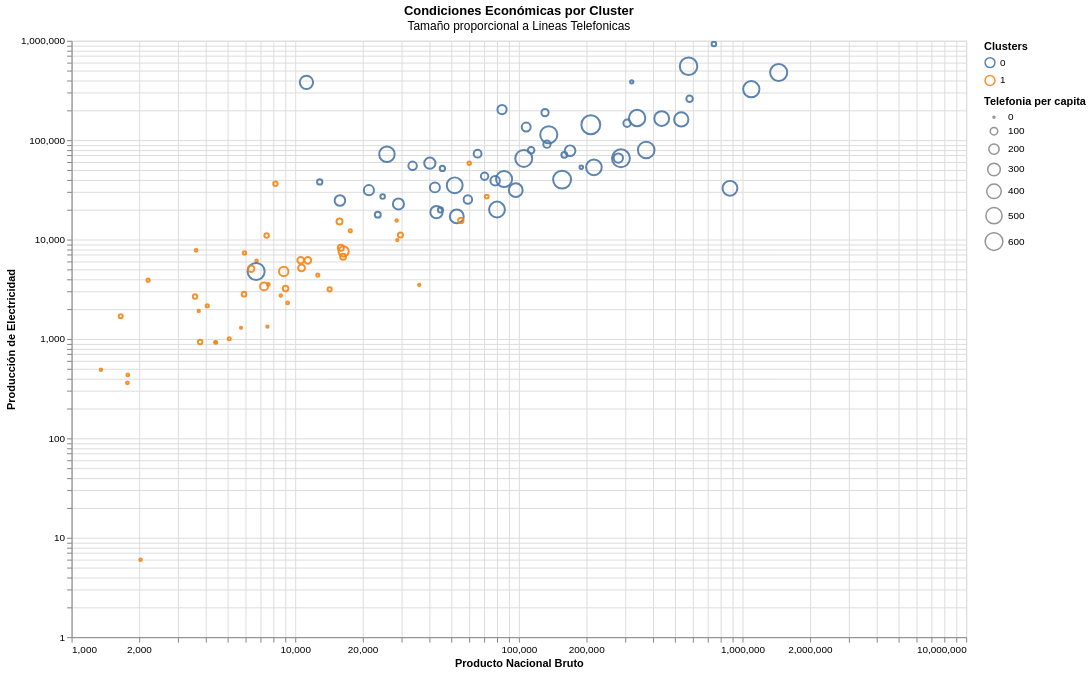

Notebook cell for this chart:
### Code cell
def plot_econ (df,cluster):

  cls = cluster+':N'
  #Search_Box
  search_box = alt.param(
      value='',
      bind=alt.binding(input='search', placeholder="Pais", name='Buscar ')
  )
  search_matches = alt.expr.test(alt.expr.regexp(search_box, "i"), alt.datum.Pais)
  opacity = (
      alt.when(search_matches)
      .then(alt.value(0.9))
      .otherwise(alt.value(0.2))
  )
  chart = alt.Chart(df).mark_point().encode(
      x=alt.X('PNB:Q', title='Producto Nacional Bruto',scale=alt.Scale(type='log', base=10)),
      y=alt.Y('Luz:Q', title='Producción de Electricidad',scale=alt.Scale(type='log', base=10)),
      size=alt.Size('Telefonia:Q', title="Telefonia per capita"),
      color=alt.Color(cls, legend=alt.Legend(title="Clusters")),
      opacity=opacity,
      tooltip=['Pais','Tasa','Mortalidad', 'Mujeres','Agua','Bosques','Deforestacion','Energia','CO2']
  ).properties(
      width=900,
      height=600,
      title={
        "text": 'Condiciones Económicas por Cluster',
        "subtitle": 'Tamaño proporcional a Lineas Telefonicas '
      }
  ).add_params(
      search_box
  ).interactive()

  return chart.show()

plot_econ(df, 'Kmeans')

### Figure 1 — Vega-Lite specification as saved in the notebook (floating-point values rounded to 4 significant figures)
{"config": {"view": {"continuousWidth": 300, "continuousHeight": 300}}, "data": {"name": "data-a7391ea73116aedfbb3d8dbe4f2b0b8d"}, "mark": {"type": "point"}, "encoding": {"color": {"field": "Kmeans", "legend": {"title": "Clusters"}, "type": "nominal"}, "opacity": {"condition": [{"test": "test(regexp(param_9,'i'),datum.Pais)", "value": 0.9}], "value": 0.2}, "size": {"field": "Telefonia", "title": "Telefonia per capita", "type": "quantitative"}, "tooltip": [{"field": "Pais", "type": "nominal"}, {"field": "Tasa", "type": "quantitative"}, {"field": "Mortalidad", "type": "quantitative"}, {"field": "Mujeres", "type": "quantitative"}, {"field": "Agua", "type": "quantitative"}, {"field": "Bosques", "type": "quantitative"}, {"field": "Deforestacion", "type": "quantitative"}, {"field": "Energia", "type": "quantitative"}, {"field": "CO2", "type": "quantitative"}], "x": {"field": "PNB", "scale": {"base": 10, "type": "log"}, "title": "Producto Nacional Bruto", "type": "quantitative"}, "y": {"field": "Luz", "scale": {"base": 10, "type": "log"}, "title": "Producción de Electricidad", "type": "quantitative"}}, "height": 600, "params": [{"name": "param_9", "bind": {"input": "search", "name": "Buscar ", "placeholder": "Pais"}, "value": ""}, {"name": "param_10", "select": {"type": "interval", "encodings": ["x", "y"]}, "bind": "scales"}], "title": {"text": "Condiciones Económicas por Cluster", "subtitle": "Tamaño proporcional a Lineas Telefonicas "}, "width": 900, "$schema": "https://vega.github.io/schema/vega-lite/v5.20.1.json", "datasets": {"data-a7391ea73116aedfbb3d8dbe4f2b0b8d": [{"Pais": "Albania       ", "Tasa": 1.0, "Mortalidad": 30, "Mujeres": 41, "PNB": 2199, "Luz": 3903, "Telefonia": 12, "Agua": 94, "Bosques": 53, "Deforestacion": 0.0, "Energia": 341, "CO2": 1.2, "Kmeans": 1}, {"Pais": "Angola        ", "Tasa": 3.0, "Mortalidad": 124, "Mujeres": 46, "PNB": 4422, "Luz": 922, "Telefonia": 6, "Agua": 57, "Bosques": 19, "Deforestacion": 0.7, "Energia": 89, "CO2": 0.5, "Kmeans": 1}, {"Pais": "Arabia Saudi  ", "Tasa": 4.3, "Mortalidad": 21, "Mujeres": 13, "PNB": 133540, "Luz": 91019, "Telefonia": 96, "Agua": 497, "Bosques": 1, "Deforestacion": 0.0, "Energia": 4566, "CO2": 13.1, "Kmeans": 0}, {"Pais": "Argelia       ", "Tasa": 2.5, "Mortalidad": 34, "Mujeres": 24, "PNB": 44609, "Luz": 19883, "Telefonia": 42, "Agua": 180, "Bosques": 2, "Deforestacion": 0.8, "Energia": 906, "CO2": 3.0, "Kmeans": 0}, {"Pais": "Argentina     ", "Tasa": 1.3, "Mortalidad": 22, "Mujeres": 31, "PNB": 278431, "Luz": 65962, "Telefonia": 160, "Agua": 1043, "Bosques": 22, "Deforestacion": 0.1, "Energia": 1504, "CO2": 3.5, "Kmeans": 0}, {"Pais": "Australia     ", "Tasa": 1.4, "Mortalidad": 6, "Mujeres": 43, "PNB": 337909, "Luz": 167155, "Telefonia": 510, "Agua": 933, "Bosques": 19, "Deforestacion": 0.0, "Energia": 5341, "CO2": 15.3, "Kmeans": 0}, {"Pais": "Austria       ", "Tasa": 0.6, "Mortalidad": 6, "Mujeres": 41, "PNB": 216547, "Luz": 53259, "Telefonia": 465, "Agua": 304, "Bosques": 47, "Deforestacion": 0.4, "Energia": 3301, "CO2": 7.2, "Kmeans": 0}, {"Pais": "Bangladesh    ", "Tasa": 2.0, "Mortalidad": 79, "Mujeres": 42, "PNB": 28599, "Luz": 9891, "Telefonia": 2, "Agua": 220, "Bosques": 6, "Deforestacion": 4.1, "Energia": 64, "CO2": 0.2, "Kmeans": 1}, {"Pais": "Bélgica       ", "Tasa": 0.3, "Mortalidad": 8, "Mujeres": 40, "PNB": 25710, "Luz": 72236, "Telefonia": 457, "Agua": 917, "Bosques": 20, "Deforestacion": 0.3, "Energia": 5120, "CO2": 10.1, "Kmeans": 0}, {"Pais": "Benin         ", "Tasa": 3.0, "Mortalidad": 95, "Mujeres": 48, "PNB": 2034, "Luz": 6, "Telefonia": 5, "Agua": 26, "Bosques": 45, "Deforestacion": 1.3, "Energia": 20, "CO2": 0.1, "Kmeans": 1}, {"Pais": "Bielorrusia   ", "Tasa": 0.4, "Mortalidad": 13, "Mujeres": 49, "PNB": 21356, "Luz": 31397, "Telefonia": 190, "Agua": 295, "Bosques": 31, "Deforestacion": 0.5, "Energia": 2392, "CO2": 9.9, "Kmeans": 0}, {"Pais": "Bolivia       ", "Tasa": 2.3, "Mortalidad": 69, "Mujeres": 37, "PNB": 5905, "Luz": 2824, "Telefonia": 35, "Agua": 201, "Bosques": 45, "Deforestacion": 1.2, "Energia": 373, "CO2": 1.0, "Kmeans": 1}, {"Pais": "Brasil        ", "Tasa": 1.6, "Mortalidad": 44, "Mujeres": 35, "PNB": 579787, "Luz": 260682, "Telefonia": 75, "Agua": 246, "Bosques": 66, "Deforestacion": 0.6, "Energia": 718, "CO2": 1.4, "Kmeans": 0}, {"Pais": "Bulgaria      ", "Tasa": 0.6, "Mortalidad": 15, "Mujeres": 48, "PNB": 11225, "Luz": 381333, "Telefonia": 335, "Agua": 1544, "Bosques": 33, "Deforestacion": 0.2, "Energia": 2438, "CO2": 6.4, "Kmeans": 0}, {"Pais": "Camerún       ", "Tasa": 2.9, "Mortalidad": 56, "Mujeres": 38, "PNB": 8615, "Luz": 2740, "Telefonia": 4, "Agua": 38, "Bosques": 44, "Deforestacion": 0.6, "Energia": 103, "CO2": 0.2, "Kmeans": 1}, {"Pais": "Canadá        ", "Tasa": 1.3, "Mortalidad": 6, "Mujeres": 45, "PNB": 573695, "Luz": 554227, "Telefonia": 590, "Agua": 14602, "Bosques": 49, "Deforestacion": 1.1, "Energia": 7854, "CO2": 14.4, "Kmeans": 0}, {"Pais": "Colombia      ", "Tasa": 1.8, "Mortalidad": 26, "Mujeres": 37, "PNB": 70263, "Luz": 43354, "Telefonia": 100, "Agua": 174, "Bosques": 52, "Deforestacion": 0.7, "Energia": 622, "CO2": 1.8, "Kmeans": 0}, {"Pais": "Congo         ", "Tasa": 3.1, "Mortalidad": 90, "Mujeres": 43, "PNB": 1784, "Luz": 435, "Telefonia": 8, "Agua": 20, "Bosques": 58, "Deforestacion": 0.2, "Energia": 331, "CO2": 1.6, "Kmeans": 1}, {"Pais": "Corea del Nor ", "Tasa": 1.8, "Mortalidad": 26, "Mujeres": 45, "PNB": 12870, "Luz": 38000, "Telefonia": 47, "Agua": 687, "Bosques": 74, "Deforestacion": 0.0, "Energia": 1129, "CO2": 11.2, "Kmeans": 0}, {"Pais": "Corea del Sur ", "Tasa": 0.9, "Mortalidad": 10, "Mujeres": 40, "PNB": 435137, "Luz": 164993, "Telefonia": 415, "Agua": 632, "Bosques": 66, "Deforestacion": 0.1, "Energia": 2982, "CO2": 6.6, "Kmeans": 0}, {"Pais": "Costa de Marf ", "Tasa": 3.4, "Mortalidad": 86, "Mujeres": 33, "PNB": 9248, "Luz": 2305, "Telefonia": 8, "Agua": 66, "Bosques": 34, "Deforestacion": 1.0, "Energia": 103, "CO2": 0.5, "Kmeans": 1}, {"Pais": "Costa Rica    ", "Tasa": 2.5, "Mortalidad": 13, "Mujeres": 30, "PNB": 8884, "Luz": 4772, "Telefonia": 164, "Agua": 780, "Bosques": 28, "Deforestacion": 3.0, "Energia": 558, "CO2": 1.2, "Kmeans": 1}, {"Pais": "Cuba          ", "Tasa": 0.9, "Mortalidad": 9, "Mujeres": 38, "PNB": 7450, "Luz": 10982, "Telefonia": 32, "Agua": 870, "Bosques": 16, "Deforestacion": 1.0, "Energia": 923, "CO2": 2.6, "Kmeans": 1}, {"Pais": "Chile         ", "Tasa": 1.6, "Mortalidad": 12, "Mujeres": 32, "PNB": 59151, "Luz": 25276, "Telefonia": 132, "Agua": 1626, "Bosques": 12, "Deforestacion": 0.1, "Energia": 1012, "CO2": 2.6, "Kmeans": 0}, {"Pais": "China         ", "Tasa": 1.36, "Mortalidad": 34, "Mujeres": 45, "PNB": 744890, "Luz": 928083, "Telefonia": 34, "Agua": 461, "Bosques": 13, "Deforestacion": 0.7, "Energia": 664, "CO2": 2.3, "Kmeans": 0}, {"Pais": "Dinamarca     ", "Tasa": 0.2, "Mortalidad": 6, "Mujeres": 46, "PNB": 156027, "Luz": 40097, "Telefonia": 613, "Agua": 233, "Bosques": 12, "Deforestacion": 0.0, "Energia": 3977, "CO2": 10.4, "Kmeans": 0}, {"Pais": "R. Dominicana ", "Tasa": 2.0, "Mortalidad": 37, "Mujeres": 29, "PNB": 11390, "Luz": 6182, "Telefonia": 79, "Agua": 446, "Bosques": 22, "Deforestacion": 2.9, "Energia": 337, "CO2": 1.4, "Kmeans": 1}, {"Pais": "Ecuador       ", "Tasa": 2.3, "Mortalidad": 36, "Mujeres": 26, "PNB": 15997, "Luz": 8256, "Telefonia": 61, "Agua": 581, "Bosques": 43, "Deforestacion": 1.8, "Energia": 565, "CO2": 1.8, "Kmeans": 1}, {"Pais": "Egipto        ", "Tasa": 2.2, "Mortalidad": 56, "Mujeres": 29, "PNB": 45507, "Luz": 51947, "Telefonia": 46, "Agua": 956, "Bosques": 0, "Deforestacion": 0.0, "Energia": 600, "CO2": 1.5, "Kmeans": 0}, {"Pais": "El Salvador   ", "Tasa": 1.8, "Mortalidad": 36, "Mujeres": 34, "PNB": 9057, "Luz": 3211, "Telefonia": 53, "Agua": 245, "Bosques": 6, "Deforestacion": 2.3, "Energia": 370, "CO2": 0.7, "Kmeans": 1}, {"Pais": "E. Arabes Uni ", "Tasa": 5.8, "Mortalidad": 16, "Mujeres": 13, "PNB": 42806, "Luz": 18870, "Telefonia": 283, "Agua": 884, "Bosques": 0, "Deforestacion": 0.0, "Energia": 10531, "CO2": 33.9, "Kmeans": 0}, {"Pais": "Eslovaquia    ", "Tasa": 0.3, "Mortalidad": 11, "Mujeres": 48, "PNB": 15848, "Luz": 24740, "Telefonia": 208, "Agua": 337, "Bosques": 38, "Deforestacion": 0.1, "Energia": 3243, "CO2": 7.0, "Kmeans": 0}, {"Pais": "España        ", "Tasa": 0.2, "Mortalidad": 7, "Mujeres": 36, "PNB": 532347, "Luz": 161654, "Telefonia": 385, "Agua": 781, "Bosques": 51, "Deforestacion": 0.0, "Energia": 2458, "CO2": 5.7, "Kmeans": 0}, {"Pais": "Etiopia       ", "Tasa": 2.6, "Mortalidad": 112, "Mujeres": 41, "PNB": 5722, "Luz": 1293, "Telefonia": 2, "Agua": 51, "Bosques": 13, "Deforestacion": 0.3, "Energia": 22, "CO2": 0.1, "Kmeans": 1}, {"Pais": "Filipinas     ", "Tasa": 2.3, "Mortalidad": 39, "Mujeres": 37, "PNB": 71865, "Luz": 27062, "Telefonia": 21, "Agua": 686, "Bosques": 26, "Deforestacion": 36.1, "Energia": 316, "CO2": 0.8, "Kmeans": 1}, {"Pais": "Finlandia     ", "Tasa": 0.4, "Mortalidad": 5, "Mujeres": 48, "PNB": 105174, "Luz": 65546, "Telefonia": 550, "Agua": 440, "Bosques": 77, "Deforestacion": 0.0, "Energia": 5997, "CO2": 8.2, "Kmeans": 0}, {"Pais": "Francia       ", "Tasa": 0.5, "Mortalidad": 6, "Mujeres": 44, "PNB": 1451051, "Luz": 479200, "Telefonia": 558, "Agua": 665, "Bosques": 25, "Deforestacion": -0.1, "Energia": 4042, "CO2": 6.3, "Kmeans": 0}, {"Pais": "Gabón         ", "Tasa": 2.9, "Mortalidad": 89, "Mujeres": 44, "PNB": 3759, "Luz": 933, "Telefonia": 30, "Agua": 57, "Bosques": 71, "Deforestacion": 0.6, "Energia": 652, "CO2": 5.5, "Kmeans": 1}, {"Pais": "Ghana         ", "Tasa": 3.0, "Mortalidad": 73, "Mujeres": 51, "PNB": 6719, "Luz": 6115, "Telefonia": 4, "Agua": 35, "Bosques": 42, "Deforestacion": 1.4, "Energia": 93, "CO2": 0.2, "Kmeans": 1}, {"Pais": "Grecia        ", "Tasa": 0.5, "Mortalidad": 8, "Mujeres": 36, "PNB": 85885, "Luz": 40623, "Telefonia": 493, "Agua": 523, "Bosques": 47, "Deforestacion": 0.0, "Energia": 2260, "CO2": 7.2, "Kmeans": 0}, {"Pais": "Guatamela     ", "Tasa": 2.9, "Mortalidad": 44, "Mujeres": 26, "PNB": 14255, "Luz": 3161, "Telefonia": 27, "Agua": 139, "Bosques": 39, "Deforestacion": 1.8, "Energia": 210, "CO2": 0.6, "Kmeans": 1}, {"Pais": "Haití         ", "Tasa": 2.0, "Mortalidad": 72, "Mujeres": 43, "PNB": 1777, "Luz": 362, "Telefonia": 8, "Agua": 7, "Bosques": 1, "Deforestacion": 5.1, "Energia": 29, "CO2": 0.1, "Kmeans": 1}, {"Pais": "Países Bajos  ", "Tasa": 0.6, "Mortalidad": 6, "Mujeres": 40, "PNB": 371039, "Luz": 79647, "Telefonia": 525, "Agua": 518, "Bosques": 10, "Deforestacion": 0.3, "Energia": 4580, "CO2": 9.2, "Kmeans": 0}, {"Pais": "Honduras      ", "Tasa": 3.0, "Mortalidad": 45, "Mujeres": 30, "PNB": 3566, "Luz": 2672, "Telefonia": 29, "Agua": 294, "Bosques": 41, "Deforestacion": 2.2, "Energia": 204, "CO2": 0.6, "Kmeans": 1}, {"Pais": "Hungría       ", "Tasa": -0.3, "Mortalidad": 11, "Mujeres": 44, "PNB": 42129, "Luz": 33486, "Telefonia": 185, "Agua": 661, "Bosques": 18, "Deforestacion": -0.5, "Energia": 2383, "CO2": 5.8, "Kmeans": 0}, {"Pais": "India         ", "Tasa": 1.9, "Mortalidad": 68, "Mujeres": 32, "PNB": 319660, "Luz": 386500, "Telefonia": 13, "Agua": 612, "Bosques": 17, "Deforestacion": 0.6, "Energia": 248, "CO2": 0.9, "Kmeans": 0}, {"Pais": "Indonesia     ", "Tasa": 1.7, "Mortalidad": 51, "Mujeres": 40, "PNB": 190105, "Luz": 53414, "Telefonia": 17, "Agua": 96, "Bosques": 60, "Deforestacion": 1.1, "Energia": 366, "CO2": 1.0, "Kmeans": 0}, {"Pais": "Irak          ", "Tasa": 2.7, "Mortalidad": 108, "Mujeres": 18, "PNB": 24600, "Luz": 27060, "Telefonia": 33, "Agua": 4575, "Bosques": 4, "Deforestacion": 0.1, "Energia": 1213, "CO2": 3.4, "Kmeans": 0}, {"Pais": "Irán          ", "Tasa": 3.2, "Mortalidad": 45, "Mujeres": 24, "PNB": 113400, "Luz": 79128, "Telefonia": 79, "Agua": 1362, "Bosques": 11, "Deforestacion": 0.0, "Energia": 1505, "CO2": 4.0, "Kmeans": 0}, {"Pais": "Irlanda       ", "Tasa": 0.1, "Mortalidad": 6, "Mujeres": 33, "PNB": 52765, "Luz": 17105, "Telefonia": 365, "Agua": 233, "Bosques": 6, "Deforestacion": 1.2, "Energia": 3137, "CO2": 8.7, "Kmeans": 0}, {"Pais": "Islandia      ", "Tasa": 1.1, "Mortalidad": 4, "Mujeres": 44, "PNB": 6686, "Luz": 4780, "Telefonia": 555, "Agua": 636, "Bosques": 1, "Deforestacion": 0.0, "Energia": 7932, "CO2": 6.8, "Kmeans": 0}, {"Pais": "Israel        ", "Tasa": 2.7, "Mortalidad": 8, "Mujeres": 40, "PNB": 878775, "Luz": 32781, "Telefonia": 418, "Agua": 408, "Bosques": 6, "Deforestacion": 0.3, "Energia": 2717, "CO2": 8.1, "Kmeans": 0}, {"Pais": "Jordania      ", "Tasa": 4.7, "Mortalidad": 31, "Mujeres": 21, "PNB": 6354, "Luz": 5076, "Telefonia": 73, "Agua": 173, "Bosques": 1, "Deforestacion": 1.0, "Energia": 1067, "CO2": 3.0, "Kmeans": 1}, {"Pais": "Kenia         ", "Tasa": 2.9, "Mortalidad": 58, "Mujeres": 46, "PNB": 7583, "Luz": 3539, "Telefonia": 9, "Agua": 87, "Bosques": 2, "Deforestacion": 0.6, "Energia": 110, "CO2": 0.2, "Kmeans": 1}, {"Pais": "Kuwait        ", "Tasa": 0.15, "Mortalidad": 11, "Mujeres": 28, "PNB": 28941, "Luz": 22798, "Telefonia": 230, "Agua": 525, "Bosques": 0, "Deforestacion": 0.0, "Energia": 8622, "CO2": 11.2, "Kmeans": 0}, {"Pais": "Líbano        ", "Tasa": 2.3, "Mortalidad": 32, "Mujeres": 28, "PNB": 10673, "Luz": 5184, "Telefonia": 82, "Agua": 271, "Bosques": 8, "Deforestacion": 0.6, "Energia": 964, "CO2": 2.9, "Kmeans": 1}, {"Pais": "Libia         ", "Tasa": 3.6, "Mortalidad": 61, "Mujeres": 21, "PNB": 23400, "Luz": 17800, "Telefonia": 59, "Agua": 880, "Bosques": 0, "Deforestacion": 1.4, "Energia": 2499, "CO2": 8.1, "Kmeans": 0}, {"Pais": "Malasia       ", "Tasa": 2.5, "Mortalidad": 12, "Mujeres": 37, "PNB": 78321, "Luz": 39093, "Telefonia": 166, "Agua": 768, "Bosques": 54, "Deforestacion": 2.1, "Energia": 1699, "CO2": 3.8, "Kmeans": 0}, {"Pais": "Marruecos     ", "Tasa": 2.0, "Mortalidad": 55, "Mujeres": 35, "PNB": 29545, "Luz": 11100, "Telefonia": 43, "Agua": 427, "Bosques": 20, "Deforestacion": 1.4, "Energia": 327, "CO2": 1.1, "Kmeans": 1}, {"Pais": "México        ", "Tasa": 2.1, "Mortalidad": 33, "Mujeres": 31, "PNB": 304596, "Luz": 147926, "Telefonia": 96, "Agua": 899, "Bosques": 25, "Deforestacion": 1.3, "Energia": 1561, "CO2": 3.8, "Kmeans": 0}, {"Pais": "Mozambique    ", "Tasa": 1.8, "Mortalidad": 113, "Mujeres": 48, "PNB": 1353, "Luz": 490, "Telefonia": 3, "Agua": 55, "Bosques": 22, "Deforestacion": 0.8, "Energia": 40, "CO2": 0.1, "Kmeans": 1}, {"Pais": "Birmania      ", "Tasa": 1.8, "Mortalidad": 83, "Mujeres": 43, "PNB": 35840, "Luz": 3500, "Telefonia": 3, "Agua": 101, "Bosques": 44, "Deforestacion": 1.3, "Energia": 49, "CO2": 0.1, "Kmeans": 1}, {"Pais": "Nepal         ", "Tasa": 2.5, "Mortalidad": 91, "Mujeres": 40, "PNB": 4391, "Luz": 927, "Telefonia": 4, "Agua": 150, "Bosques": 37, "Deforestacion": 1.0, "Energia": 28, "CO2": 0.1, "Kmeans": 1}, {"Pais": "Nicaragua     ", "Tasa": 3.1, "Mortalidad": 46, "Mujeres": 36, "PNB": 1659, "Luz": 1688, "Telefonia": 23, "Agua": 367, "Bosques": 50, "Deforestacion": 1.9, "Energia": 300, "CO2": 0.6, "Kmeans": 1}, {"Pais": "Nigeria       ", "Tasa": 2.9, "Mortalidad": 80, "Mujeres": 36, "PNB": 28411, "Luz": 15530, "Telefonia": 4, "Agua": 41, "Bosques": 17, "Deforestacion": 0.7, "Energia": 162, "CO2": 0.9, "Kmeans": 1}, {"Pais": "Noruega       ", "Tasa": 0.5, "Mortalidad": 5, "Mujeres": 46, "PNB": 136077, "Luz": 113488, "Telefonia": 556, "Agua": 488, "Bosques": 31, "Deforestacion": 1.4, "Energia": 5318, "CO2": 14.1, "Kmeans": 0}, {"Pais": "Nueva Zelanda ", "Tasa": 1.0, "Mortalidad": 7, "Mujeres": 44, "PNB": 51655, "Luz": 35135, "Telefonia": 479, "Agua": 589, "Bosques": 28, "Deforestacion": 0.0, "Energia": 4245, "CO2": 7.6, "Kmeans": 0}, {"Pais": "Omán          ", "Tasa": 4.5, "Mortalidad": 18, "Mujeres": 15, "PNB": 10578, "Luz": 6187, "Telefonia": 77, "Agua": 564, "Bosques": 19, "Deforestacion": 0.0, "Energia": 2392, "CO2": 5.3, "Kmeans": 1}, {"Pais": "Pakistán      ", "Tasa": 3.0, "Mortalidad": 90, "Mujeres": 26, "PNB": 59991, "Luz": 58529, "Telefonia": 16, "Agua": 2053, "Bosques": 2, "Deforestacion": 3.5, "Energia": 254, "CO2": 0.6, "Kmeans": 1}, {"Pais": "Panamá        ", "Tasa": 1.9, "Mortalidad": 23, "Mujeres": 34, "PNB": 7253, "Luz": 3380, "Telefonia": 114, "Agua": 754, "Bosques": 42, "Deforestacion": 1.9, "Energia": 618, "CO2": 1.7, "Kmeans": 1}, {"Pais": "Paraguay      ", "Tasa": 2.7, "Mortalidad": 41, "Mujeres": 29, "PNB": 8158, "Luz": 36415, "Telefonia": 31, "Agua": 109, "Bosques": 32, "Deforestacion": 2.8, "Energia": 299, "CO2": 0.6, "Kmeans": 1}, {"Pais": "Perú          ", "Tasa": 2.1, "Mortalidad": 47, "Mujeres": 29, "PNB": 55019, "Luz": 15563, "Telefonia": 47, "Agua": 300, "Bosques": 53, "Deforestacion": 0.4, "Energia": 367, "CO2": 1.0, "Kmeans": 1}, {"Pais": "Polonia       ", "Tasa": 0.4, "Mortalidad": 14, "Mujeres": 46, "PNB": 107839, "Luz": 135347, "Telefonia": 148, "Agua": 321, "Bosques": 28, "Deforestacion": 0.1, "Energia": 2401, "CO2": 8.9, "Kmeans": 0}, {"Pais": "Portugal      ", "Tasa": 0.1, "Mortalidad": 7, "Mujeres": 43, "PNB": 96829, "Luz": 31380, "Telefonia": 361, "Agua": 739, "Bosques": 34, "Deforestacion": 0.5, "Energia": 1827, "CO2": 4.8, "Kmeans": 0}, {"Pais": "Reino Unido   ", "Tasa": 0.3, "Mortalidad": 6, "Mujeres": 43, "PNB": 1094734, "Luz": 325383, "Telefonia": 502, "Agua": 205, "Bosques": 10, "Deforestacion": 1.1, "Energia": 3732, "CO2": 9.8, "Kmeans": 0}, {"Pais": "Rep. Checa    ", "Tasa": 0.0, "Mortalidad": 8, "Mujeres": 47, "PNB": 39990, "Luz": 58705, "Telefonia": 236, "Agua": 266, "Bosques": 34, "Deforestacion": 0.0, "Energia": 3868, "CO2": 13.1, "Kmeans": 0}, {"Pais": "Rumanía       ", "Tasa": 0.0, "Mortalidad": 23, "Mujeres": 44, "PNB": 33488, "Luz": 55136, "Telefonia": 131, "Agua": 1134, "Bosques": 27, "Deforestacion": 0.0, "Energia": 1733, "CO2": 5.4, "Kmeans": 0}, {"Pais": "Senegal       ", "Tasa": 2.8, "Mortalidad": 62, "Mujeres": 42, "PNB": 5070, "Luz": 1002, "Telefonia": 10, "Agua": 202, "Bosques": 39, "Deforestacion": 0.7, "Energia": 97, "CO2": 0.4, "Kmeans": 1}, {"Pais": "Singapur      ", "Tasa": 1.8, "Mortalidad": 4, "Mujeres": 38, "PNB": 79831, "Luz": 20046, "Telefonia": 478, "Agua": 847, "Bosques": 7, "Deforestacion": 2.3, "Energia": 8103, "CO2": 17.7, "Kmeans": 0}, {"Pais": "Sirir         ", "Tasa": 3.1, "Mortalidad": 32, "Mujeres": 26, "PNB": 15780, "Luz": 15186, "Telefonia": 63, "Agua": 435, "Bosques": 4, "Deforestacion": 0.5, "Energia": 997, "CO2": 3.3, "Kmeans": 1}, {"Pais": "Sri Lanka     ", "Tasa": 1.3, "Mortalidad": 16, "Mujeres": 35, "PNB": 12616, "Luz": 4387, "Telefonia": 11, "Agua": 503, "Bosques": 27, "Deforestacion": 1.4, "Energia": 97, "CO2": 0.3, "Kmeans": 1}, {"Pais": "Sudán         ", "Tasa": 2.2, "Mortalidad": 77, "Mujeres": 28, "PNB": 7510, "Luz": 1333, "Telefonia": 3, "Agua": 633, "Bosques": 18, "Deforestacion": 1.1, "Energia": 66, "CO2": 0.1, "Kmeans": 1}, {"Pais": "Suecia        ", "Tasa": 0.6, "Mortalidad": 4, "Mujeres": 48, "PNB": 209720, "Luz": 142895, "Telefonia": 681, "Agua": 341, "Bosques": 68, "Deforestacion": 0.0, "Energia": 5723, "CO2": 6.6, "Kmeans": 0}, {"Pais": "Suiza         ", "Tasa": 0.8, "Mortalidad": 6, "Mujeres": 40, "PNB": 286014, "Luz": 65724, "Telefonia": 613, "Agua": 173, "Bosques": 30, "Deforestacion": 0.5, "Energia": 3629, "CO2": 6.4, "Kmeans": 0}, {"Pais": "Sudáfrica     ", "Tasa": 2.3, "Mortalidad": 50, "Mujeres": 37, "PNB": 130918, "Luz": 189316, "Telefonia": 95, "Agua": 359, "Bosques": 4, "Deforestacion": 0.7, "Energia": 2146, "CO2": 7.5, "Kmeans": 0}, {"Pais": "Tailandia     ", "Tasa": 1.3, "Mortalidad": 35, "Mujeres": 46, "PNB": 159630, "Luz": 71177, "Telefonia": 59, "Agua": 602, "Bosques": 25, "Deforestacion": 3.5, "Energia": 769, "CO2": 2.0, "Kmeans": 0}, {"Pais": "Tanzania      ", "Tasa": 3.1, "Mortalidad": 82, "Mujeres": 49, "PNB": 3703, "Luz": 1913, "Telefonia": 3, "Agua": 40, "Bosques": 38, "Deforestacion": 1.2, "Energia": 34, "CO2": 0.1, "Kmeans": 1}, {"Pais": "Túnez         ", "Tasa": 2.1, "Mortalidad": 39, "Mujeres": 30, "PNB": 16369, "Luz": 6714, "Telefonia": 58, "Agua": 381, "Bosques": 4, "Deforestacion": -1.9, "Energia": 595, "CO2": 1.6, "Kmeans": 1}, {"Pais": "Turquia       ", "Tasa": 1.9, "Mortalidad": 48, "Mujeres": 35, "PNB": 169452, "Luz": 78322, "Telefonia": 212, "Agua": 585, "Bosques": 26, "Deforestacion": 0.0, "Energia": 957, "CO2": 2.5, "Kmeans": 0}, {"Pais": "Ucrania       ", "Tasa": 0.1, "Mortalidad": 15, "Mujeres": 49, "PNB": 84084, "Luz": 202995, "Telefonia": 157, "Agua": 673, "Bosques": 16, "Deforestacion": -0.3, "Energia": 3180, "CO2": 11.7, "Kmeans": 0}, {"Pais": "Uruguay       ", "Tasa": 0.6, "Mortalidad": 148, "Mujeres": 40, "PNB": 16458, "Luz": 7617, "Telefonia": 196, "Agua": 241, "Bosques": 4, "Deforestacion": -0.6, "Energia": 629, "CO2": 1.6, "Kmeans": 1}, {"Pais": "Venezuela     ", "Tasa": 2.4, "Mortalidad": 23, "Mujeres": 33, "PNB": 65382, "Luz": 73116, "Telefonia": 111, "Agua": 382, "Bosques": 52, "Deforestacion": 1.5, "Energia": 2186, "CO2": 5.7, "Kmeans": 0}, {"Pais": "Vietnam       ", "Tasa": 2.2, "Mortalidad": 41, "Mujeres": 49, "PNB": 17634, "Luz": 12270, "Telefonia": 11, "Agua": 414, "Bosques": 26, "Deforestacion": 1.5, "Energia": 101, "CO2": 0.3, "Kmeans": 1}, {"Pais": "Yemen         ", "Tasa": 4.2, "Mortalidad": 100, "Mujeres": 29, "PNB": 4044, "Luz": 2159, "Telefonia": 12, "Agua": 335, "Bosques": 8, "Deforestacion": 0.0, "Energia": 206, "CO2": 0.7, "Kmeans": 1}, {"Pais": "Zambia        ", "Tasa": 2.6, "Mortalidad": 109, "Mujeres": 45, "PNB": 3605, "Luz": 7785, "Telefonia": 8, "Agua": 186, "Bosques": 43, "Deforestacion": 1.1, "Energia": 149, "CO2": 0.3, "Kmeans": 1}, {"Pais": "Zimbabue      ", "Tasa": 2.8, "Mortalidad": 55, "Mujeres": 44, "PNB": 5933, "Luz": 7334, "Telefonia": 14, "Agua": 136, "Bosques": 23, "Deforestacion": 0.7, "Energia": 438, "CO2": 1.8, "Kmeans": 1}]}}
